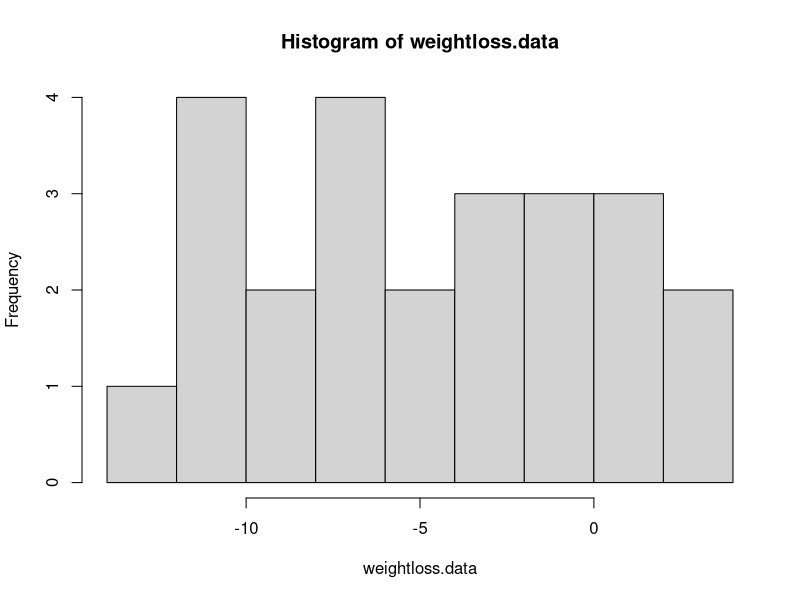
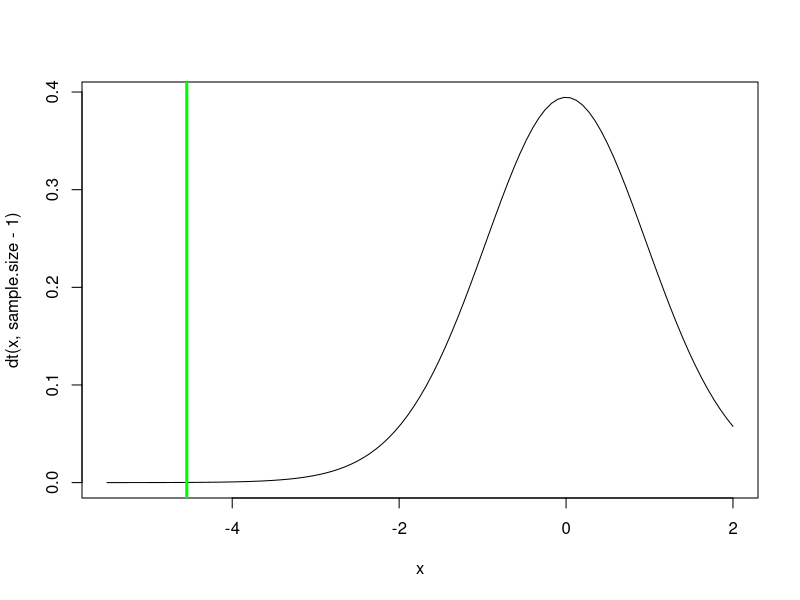
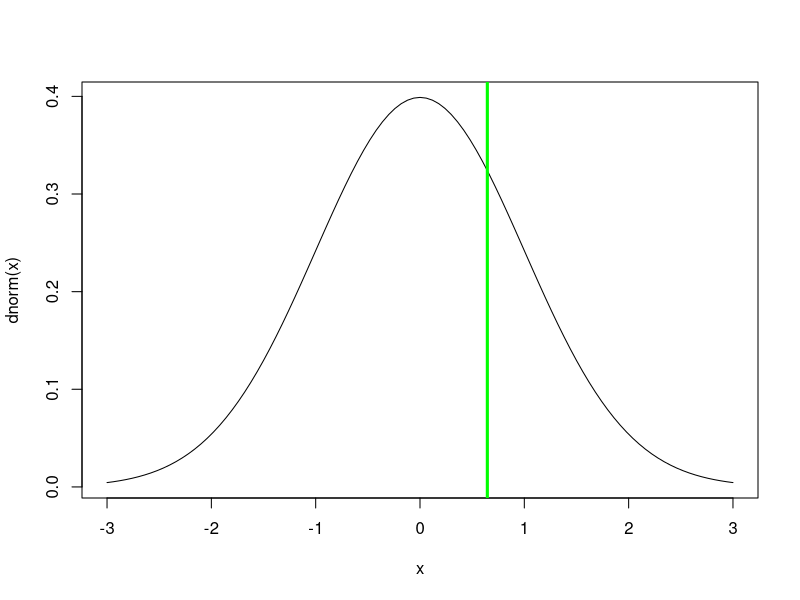
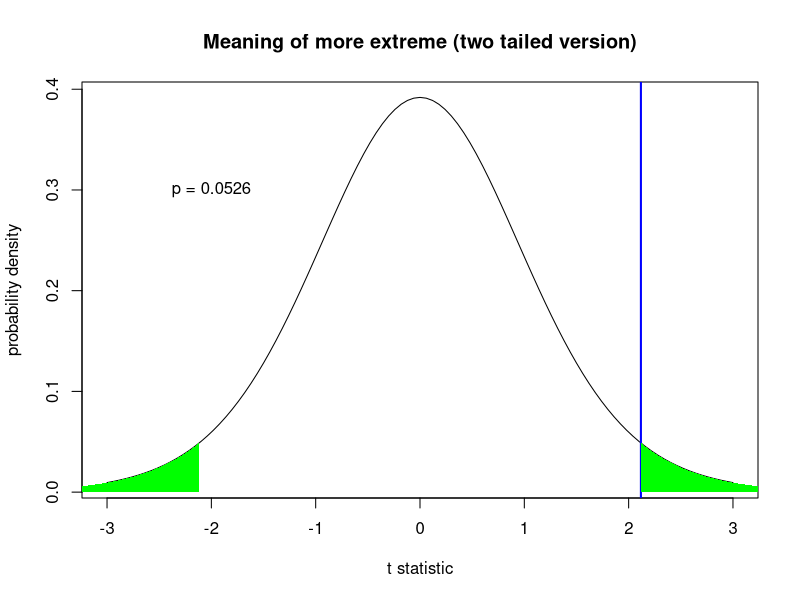
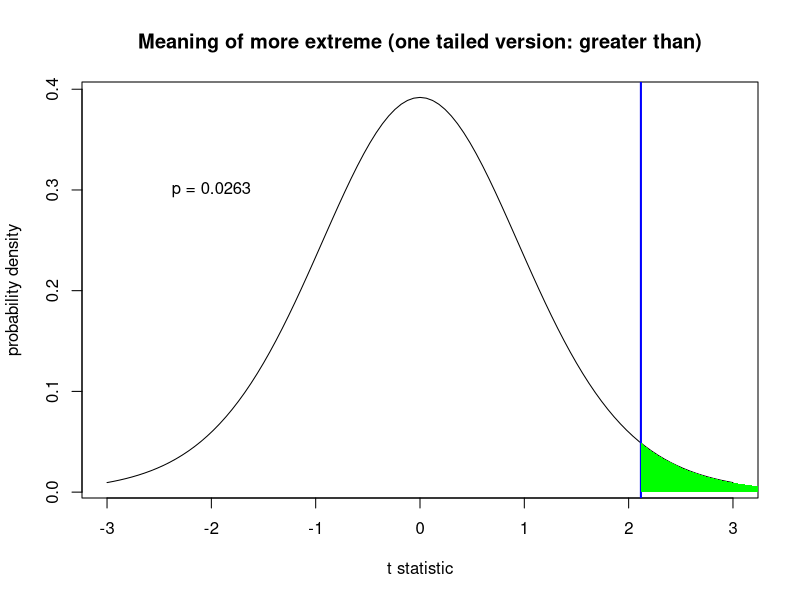
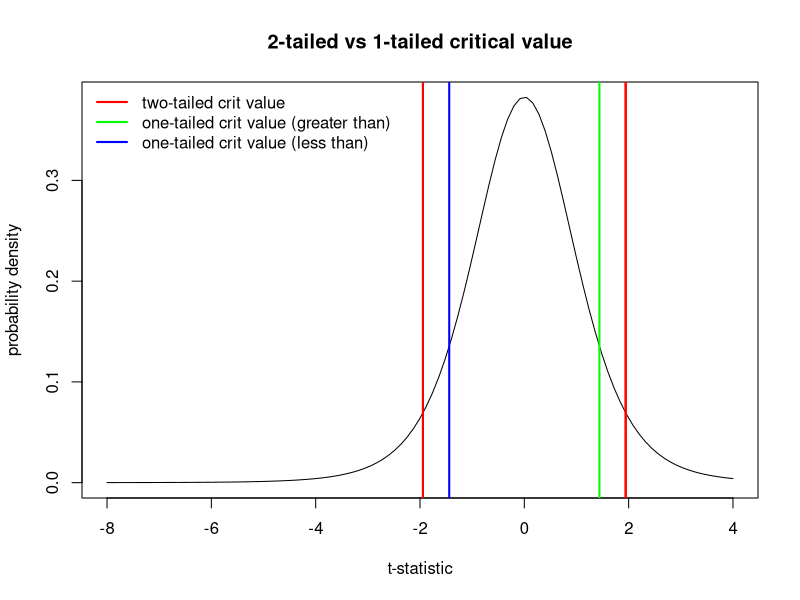
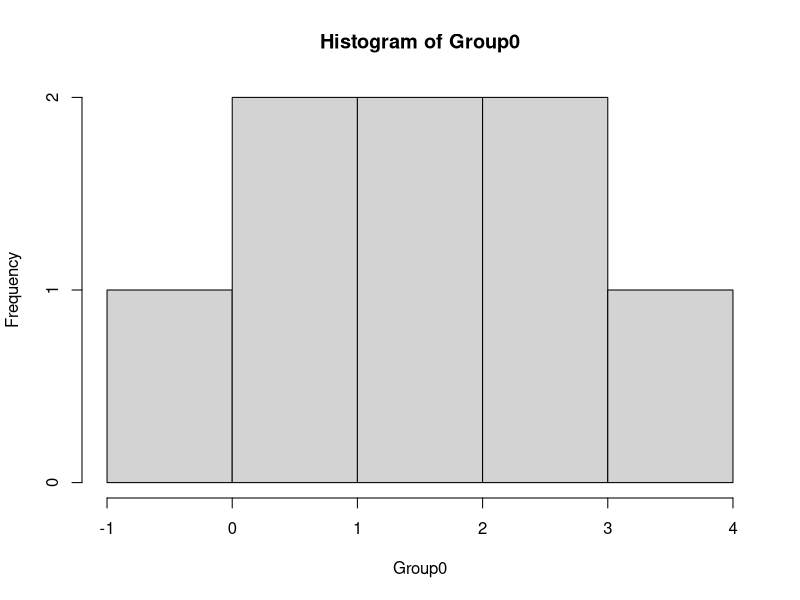
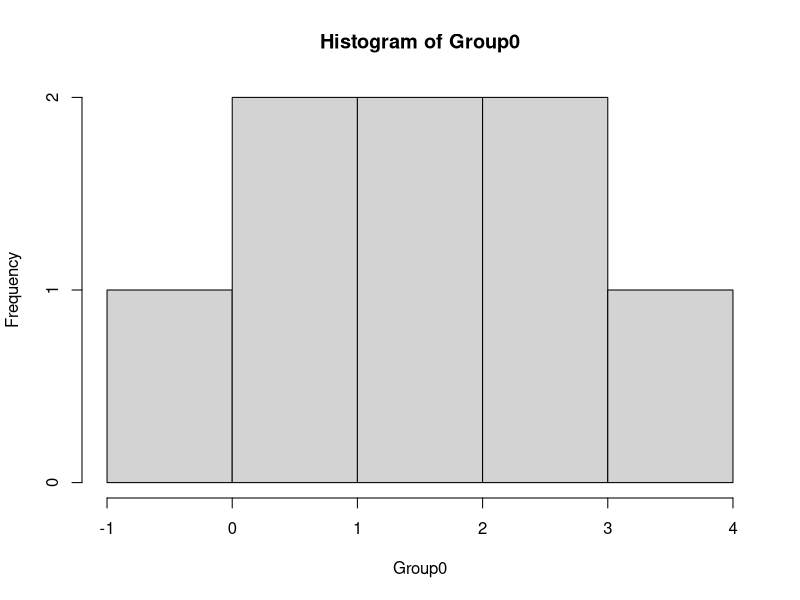

Recreate these plots in R, in order.
## ---- chunk 1

knitr::opts_chunk$set(echo = TRUE, cache = TRUE)

## ---- chunk 2

############################################################
####                                                    ####  
####  NRES 710, Lecture 4                               ####
####                                                    ####
####  Kevin Shoemaker and Ben Sullivan                  #### 
####  University of Nevada, Reno                        ####
####                                                    #### 
############################################################


############################################################
####  Linear Regression and ANOVA                       ####
############################################################


## ---- chunk 3

## Paired t-test example -----------------

weightloss.data <- c(-10.4,-11.6,3.9,1.5,-0.3,-3.5 -10.0,-6.7,-6.1,-2.4,-6.0,2.3,0.1,-4.1,-3.2, -11.3,-3.2,-9.3,-7.5,-5.7,-0.1,0.0,-9.8,1.0,-11.9)
hist(weightloss.data,breaks=7)
mean.weightloss <- mean(weightloss.data)
null.weightloss <- 0
stdev.weightloss <- sd(weightloss.data)
sample.size <- length(weightloss.data)
std.error <- stdev.weightloss/sqrt(sample.size)

t.statistic <- (mean.weightloss-null.weightloss)/std.error
t.statistic

curve(dt(x,sample.size-1),-5.5,2)
abline(v=t.statistic,col="green",lwd=3)

t.crit <- qt(0.05,sample.size-1)    # 'critical value' of the t statistic- you can reject the null if your value is more extreme than this!

p=pt(t.statistic,sample.size-1)    # p value
p    # this is the p value


# Alternative: use R's built in t test

t.test(weightloss.data,alternative = "less")   # should get the same p=value!

## ---- chunk 4

# Z distribution --------------------

## Z test  

df <- read.csv("GSW_height.csv")
GSWheight <- df$Height
GSWheight
mean.gsw <- mean(GSWheight)
sd.gsw <- sd(GSWheight) 
sd.pop <- 4
mean.pop <- 79
n <- length(GSWheight)
s.e. <- sd.pop/sqrt(n)

null.height <- mean.pop   # null: GSW are sampled randomly from the pool of all NBA players. They are not fundamentally different!

z.statistic <- (mean.gsw-null.height)/s.e.
z.statistic

curve(dnorm(x),-3,3)    # we assume that the z statistic is normally distributed- standard normal!
abline(v=z.statistic,col="green",lwd=3)

p <- 1-pnorm(z.statistic)    # is the p value enough evidence to tell you that GSW players are taller than the NBA average??
p       

pnorm(z.statistic)

## ---- chunk 5

### one sample t-test (paired t-test is a type of one sample t-test)

sample.data <- rgamma(10,2,.1)
null.mean <- 10

sample.size <- length(sample.data)
sample.mean <- mean(sample.data)
sample.sd <- sd(sample.data)
std.err <- sample.sd/sqrt(sample.size)
t.stat <- (sample.mean-null.mean)/std.err

t.crit <- abs(qt(0.025,sample.size-1))   # for 2-tailed test

p.val <- (1-pt(abs(t.stat),sample.size-1))*2   # 


### alternatively use the t.test function:

t.test(sample.data,mu=null.mean)   # should get the same answer!


## ---- chunk 6

### two sample t-test 

sample.data.1 <- rnorm(15,55,10)
sample.data.2 <- rnorm(10,45,10)

sample.size.1 <- length(sample.data.1)
sample.size.2 <- length(sample.data.2)
sample.size.pooled <- length(sample.data.1) + length(sample.data.2)

sample.mean1 <- mean(sample.data.1)
sample.mean2 <- mean(sample.data.2)

sample.sd1 <- sd(sample.data.1)
sample.sd2 <- sd(sample.data.2)
sample.sd.pooled <- sqrt(((sample.size.1-1)*sample.sd1^2 + (sample.size.2-1)*sample.sd2^2)/(sample.size.pooled-2))

std.err.pooled <- sample.sd.pooled*sqrt(1/sample.size.1+1/sample.size.2)
t.stat <- (sample.mean1-sample.mean2)/std.err.pooled

t.crit <- abs(qt(0.025,sample.size-1))   # for 2-tailed test

p.val <- (1-pt(abs(t.stat),sample.size.pooled-2))*2   # 2-tailed test



### alternatively use the t.test function:

t.test(sample.data.1,sample.data.2,var.equal = T)   # should get the same answer!


## ---- chunk 7

# one vs two tailed demo

#my.data <- rnorm(15, 0.5, 1)   # generate sample data
my.data <- c(0.20119786,1.41700898,-0.72426698,0.44006284,0.01487128,-0.19031680,1.75470699,-0.81992816,2.31978530,  2.71442595,-0.31461411,0.52086138,-0.50580117,1.52260888,0.76454698)
samp.mean <- mean(my.data)
samp.sd <- sd(my.data)
samp.n <- length(my.data)
std.err <- samp.sd/sqrt(samp.n)

null.mean <- 0

t.statistic <- (samp.mean-null.mean)/std.err

### Two-tailed
curve(dt(x,samp.n-1),-3,3, main="Meaning of more extreme (two tailed version)",
      ylab="probability density",xlab="t statistic")    # visualize the sampling distribution of the t-statistic
abline(v=t.statistic,lwd=2,col="blue")

xs <- seq(abs(t.statistic),10,0.05)                
ys <- dt(xs,samp.n-1)
polygon(x=c(xs,rev(xs)),y=c(ys,rep(0,times=length(ys))),col="green",border=NA)
polygon(x=c(-xs,rev(-xs)),y=c(ys,rep(0,times=length(ys))),col="green",border=NA)

p.twosided <- pt(-abs(t.statistic),samp.n-1)*2     # two-tailed p-value

text(-2,0.3,paste("p =",round(p.twosided,4)))

### One-sided (alternative = 'greater')
curve(dt(x,samp.n-1),-3,3, main="Meaning of more extreme (one tailed version: greater than)",
      ylab="probability density",xlab="t statistic")    # visualize the sampling distribution of the t-statistic
abline(v=t.statistic,lwd=2,col="blue")

xs <- seq(t.statistic,10,0.05)                
ys <- dt(xs,samp.n-1)
polygon(x=c(xs,rev(xs)),y=c(ys,rep(0,times=length(ys))),col="green",border=NA)

p.onesided <- pt(-abs(t.statistic),samp.n-1)     # one-tailed p-value

text(-2,0.3,paste("p =",round(p.onesided,4)))


## ---- chunk 8

### t-crit in one tailed vs two tailed test

sample.size=7

curve(dt(x,sample.size-1),-8,4, main="2-tailed vs 1-tailed critical value",
      xlab="t-statistic",ylab="probability density")

alpha <- 0.1
t.crit.twosided <- qt(alpha/2,sample.size-1) 

abline(v=c(t.crit.twosided,abs(t.crit.twosided)),col="red",lwd=2)


t.crit.twosided <- qt(alpha/2,sample.size-1) 

abline(v=c(t.crit.twosided,abs(t.crit.twosided)),col="red",lwd=2)

t.crit.onesided <- qt(alpha,sample.size-1) 

abline(v=abs(t.crit.onesided),col="green",lwd=2)
abline(v=t.crit.onesided,col="blue",lwd=2)

legend("topleft",lwd=c(2,2,2),col=c("red","green","blue"),bty="n",legend=c("two-tailed crit value","one-tailed crit value (greater than)","one-tailed crit value (less than)"))

## ---- chunk 9

######
# More t-test examples


#### 
# T-tests
####

#Ttest
# Are my data greater than zero? 
Group0 <- c(0.5, -0.03, 4, 2.5, 0.89, 2.2, 1.7, 1.125)
hist(Group0)
t.test(Group0,alternative="greater") # This gets at directionality


#Are my data different than zero? 
Group0 <- c(0.5, -0.03, 4, 2.5, 0.89, 2.2, 1.7, 1.125)
hist(Group0)
t.test(Group0) # Okay, that's to zero. What about if it's different than 1? 

# are my data different than 1? 
t.test(Group0, mu=1)

# Now let's test two groups. 
# are the means equal? 
group1 <- c(7,9,6,6,6,11,6,3,8,7)
group2 <- c(11,13,8,6,14,11,13,13,10,11)
t.test(group1, group2, var.equal=T) # Notice how we set equal variance? Look at the output - "Two Sample t-test."
# is this one-tail or two? 

group1 <- c(7,9,6,6,6,11,6,3,8,7)
group2 <- c(11,13,8,6,14,11,13,13,10,11)
t.test(group1, group2) #  "Welch's Two Sample t-test"
# WELCH'S TEST IS THE DEFAULT IN R


## ---- chunk 10

## testing for normality

my.data.nonnorm <- rgamma(20,0.1,0.1)    # simulate some non-normal data
hist(my.data.nonnorm,main="non-normal")     # visualize the data distribution

my.data.norm <- rnorm(20,6,0.9)    # simulate some normal data
hist(my.data.norm,main="normal")     # visualize the data distribution

# visualize q-q plot

qqnorm(my.data.nonnorm,main="non-normal")   # visual test for normality

qqnorm(my.data.norm,main="normal")


# run shapiro-wilk test

shapiro.test(my.data.nonnorm)

shapiro.test(my.data.norm)

## ---- chunk 11

# Wilcoxon signed rank test

my.data <- rgamma(20,0.1,0.1)-2

hist(my.data)

wilcox.test(my.data)

t.test(my.data)   # t-test for comparison
  
  
## ---- chunk 12

# Wilcoxon signed rank test

my.data1 <- rgamma(20,0.1,0.1)-2
my.data2 <- rgamma(20,0.2,0.1)-2

median(my.data1)
median(my.data2)

wilcox.test(my.data1,my.data2)

t.test(my.data1,my.data2)   # t-test for comparison


#### perform rank test from scratch!

allobs <- c(my.data1,my.data2)
inorder <- order(allobs)

rank1 <- inorder[1:20]
rank2 <- inorder[21:40]

t.test(rank1,rank2,var.equal = T)    # perform t-test on the ranks (usually similar to Mann-Whitney test)
  
## ---- chunk 13

###### First we will set the population parameters:

true.mean.A <- 13.5
true.mean.B <- 13.9

true.sd <- 3.4

# Assume a two-tailed test- alternative hypothesis is that the mean of A is different from the mean of B

###### Now let's set the sampling scenario

sampsize.A <- 10
sampsize.B <- 12

###### now we will simulate a single 'experiment'

samp.A <- rnorm(sampsize.A,true.mean.A,true.sd)
samp.B <- rnorm(sampsize.B,true.mean.B,true.sd)

###### and now we can run a test!

this.test <- t.test(samp.A,samp.B,var.equal = T)

###### and determine if we rejected our null hypothesis (which we know is not true!)

this.test$p.value < 0.05



## ---- chunk 14

### full power analysis:

###### First we will set the population parameters:

true.mean.A <- 13.5
true.mean.B <- 13.9

true.sd <- 3.4

# Assume a two-tailed test- alternative hypothesis is that the mean of A is different from the mean of B

###### Now let's set the sampling scenario

sampsize.A <- 10
sampsize.B <- 12

###### now we will simulate LOTS of  'experiments'

pvals <- numeric(1000)

for(i in 1:1000){
  samp.A <- rnorm(sampsize.A,true.mean.A,true.sd)
  samp.B <- rnorm(sampsize.B,true.mean.B,true.sd)
  
  ###### and now we can run a test!
  
  this.test <- t.test(samp.A,samp.B,var.equal = T)
  
  ###### and determine if we rejected our null hypothesis (which we know is not true!)
  
  pvals[i] <- this.test$p.value
}

 # hist(pvals)

length(which(pvals<0.05))/1000

## ---- chunk 15

### full power analysis WITH SAMPLE SIZE DETERMINATION:

###### First we will set the population parameters:

true.mean.A <- 13.5
true.mean.B <- 13.9

true.sd <- 3.4

# Assume a two-tailed test- alternative hypothesis is that the mean of A is different from the mean of B


###### now we will simulate LOTS of  'experiments' under different sample sizes

sampsize <- seq(5,400,10)

power <- numeric(length(sampsize))

for(j in 1:length(sampsize)){
  
  pvals <- numeric(1000)
  for(i in 1:1000){
    samp.A <- rnorm(sampsize[j],true.mean.A,true.sd)
    samp.B <- rnorm(sampsize[j],true.mean.B,true.sd)
    
    ###### and now we can run a test!
    
    this.test <- t.test(samp.A,samp.B,var.equal = T)
    
    ###### and determine if we rejected our null hypothesis (which we know is not true!)
    
    pvals[i] <- this.test$p.value
  }

 # hist(pvals)

  power[j] <- length(which(pvals<0.05))/1000
}

names(power) <- sampsize

plot(power~sampsize)


